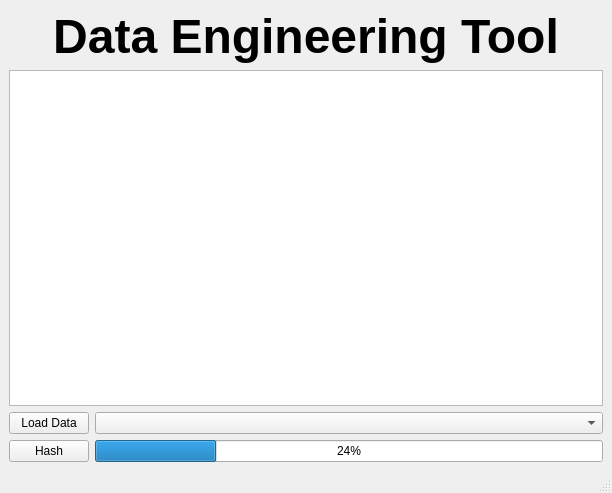
<?xml version="1.0" encoding="UTF-8"?>
<ui version="4.0">
 <class>MainWindow</class>
 <widget class="QMainWindow" name="MainWindow">
  <property name="geometry">
   <rect>
    <x>0</x>
    <y>0</y>
    <width>612</width>
    <height>493</height>
   </rect>
  </property>
  <property name="windowTitle">
   <string>MainWindow</string>
  </property>
  <widget class="QWidget" name="centralwidget">
   <layout class="QHBoxLayout" name="horizontalLayout">
    <item>
     <layout class="QGridLayout" name="gridLayout">
      <item row="1" column="0" colspan="2">
       <widget class="QTableView" name="tableView"/>
      </item>
      <item row="2" column="1">
       <widget class="QComboBox" name="comboBox"/>
      </item>
      <item row="3" column="0">
       <widget class="QPushButton" name="hashDataButton">
        <property name="text">
         <string>Hash</string>
        </property>
       </widget>
      </item>
      <item row="0" column="0" colspan="2">
       <widget class="QLabel" name="label">
        <property name="text">
         <string>&lt;html&gt;&lt;head/&gt;&lt;body&gt;&lt;p align=&quot;center&quot;&gt;&lt;span style=&quot; font-size:36pt; font-weight:600;&quot;&gt;Data Engineering Tool&lt;/span&gt;&lt;/p&gt;&lt;/body&gt;&lt;/html&gt;</string>
        </property>
       </widget>
      </item>
      <item row="2" column="0">
       <widget class="QPushButton" name="loadDataButton">
        <property name="text">
         <string>Load Data</string>
        </property>
       </widget>
      </item>
      <item row="3" column="1">
       <widget class="QProgressBar" name="progressBar">
        <property name="value">
         <number>24</number>
        </property>
       </widget>
      </item>
     </layout>
    </item>
   </layout>
  </widget>
  <widget class="QStatusBar" name="statusbar"/>
 </widget>
 <resources/>
 <connections/>
</ui>
